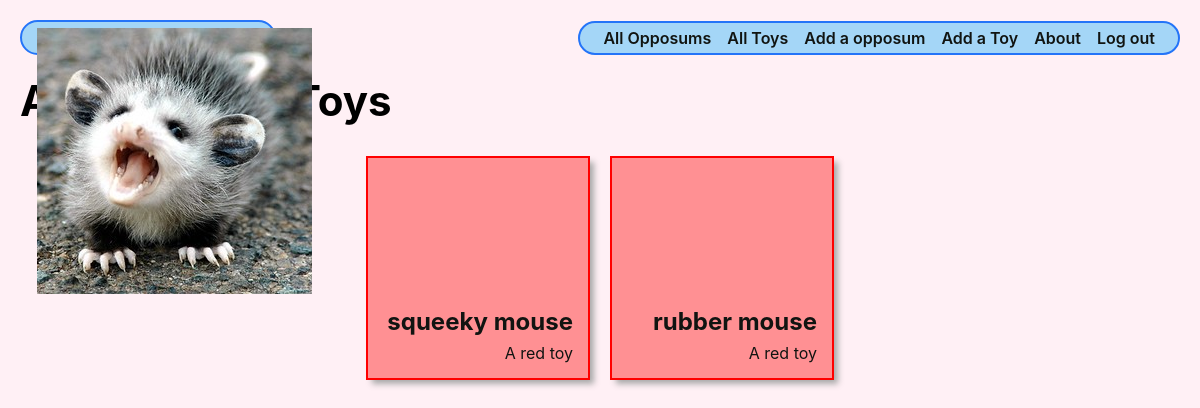
Page /toys/ (signed in) on the earlier database version.
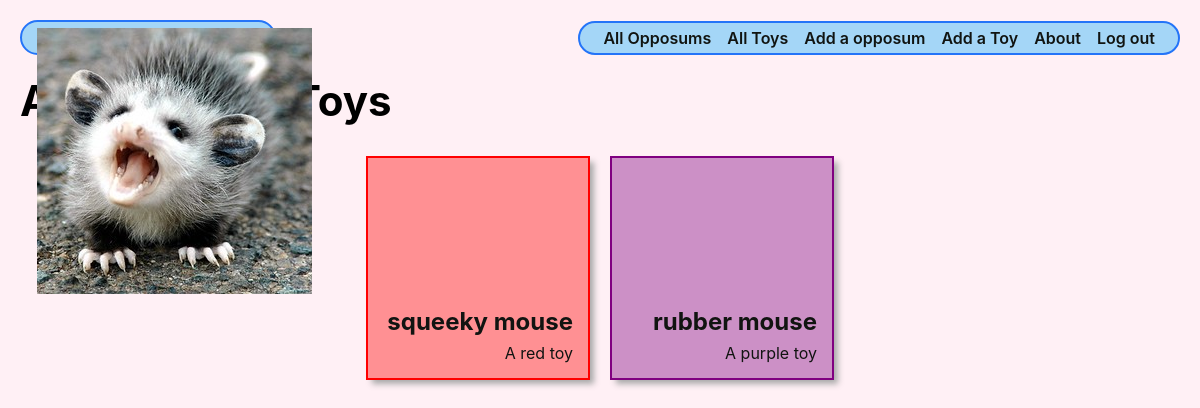
Same page on the later database version.
### main_app/models.py (models this page shows, shortened)
class Toy(models.Model):
  name = models.CharField(max_length=50)
  color = models.CharField(max_length=20)

### main_app/views.py (the view)
# urls.py: path('toys/', views.ToyList.as_view(), name='toys_index'),
class ToyList(LoginRequiredMixin, ListView):
  model = Toy

### main_app/templates/main_app/toy_list.html (shortened to what this page needs)
{% extends 'base.html' %}
{% load static %}
{% block head %}
<link
  rel="stylesheet"
  type="text/css"
  href="{% static 'css/toy-index.css' %}"
/>
{% endblock %}
{% block content %}
<section class="page-header">
  <h1>All Opposum Toys</h1>
</section>
<section class="card-container">
  {% for toy in toy_list %}
  <div class="card" style="border-color: {{ toy.color }}">
    <div class="card-bg" style="background-color: {{ toy.color }}"></div>
    <a href="{% url 'toys_detail' toy.id %}">
      <div class="card-content">
        <h2>{{ toy.name }}</h2>
        <p>A {{ toy.color }} toy</p>
      </div>
    </a>
  </div>
  {% endfor %}
</section>
{% endblock %}

Differences in the rows shown:
changed Toy "rubber mouse": color "red" → "purple"
